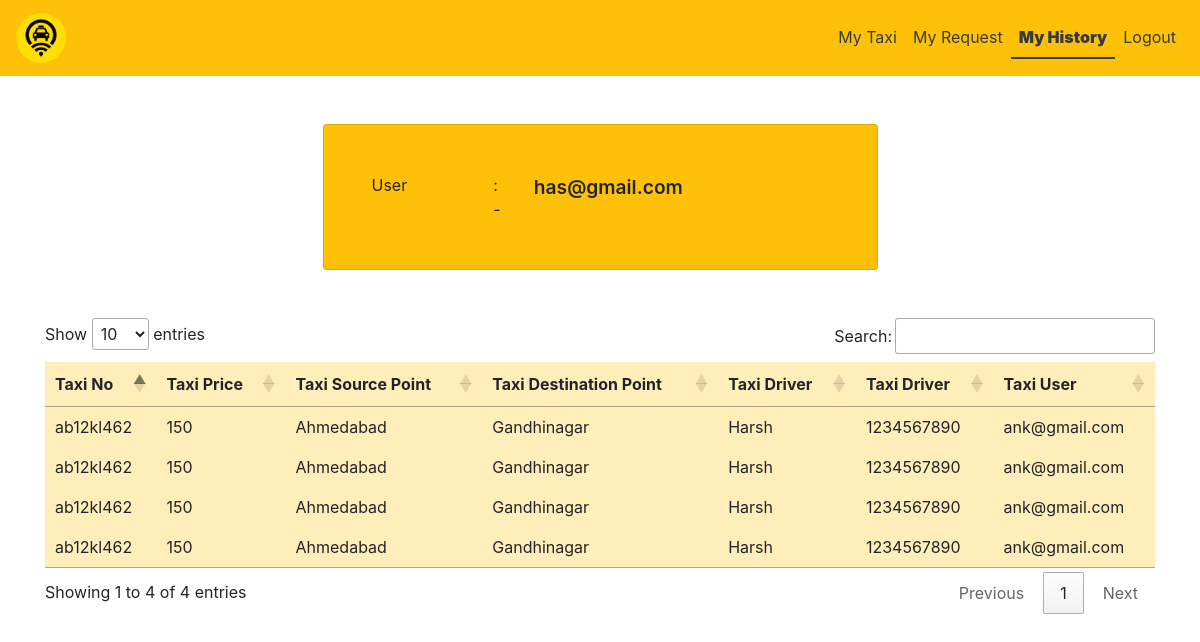
/history/ (signed in), run on the app's committed database.
### app1/models.py (models this page shows, shortened)
class DriverRegisteration(models.Model):
    name=models.CharField(max_length=30,null=True)
    mobile=models.CharField(max_length=30,null=True)
    email=models.EmailField()
    password=models.CharField(max_length=30,null=True)
    badge_number=models.CharField(max_length=20,unique=True,null=True)

class TaxiDetailsHistory(models.Model):
    driver=models.ForeignKey(DriverRegisteration,on_delete=models.CASCADE)
    taxi=models.ForeignKey(TaxiDetails,on_delete=models.CASCADE)
    user=models.ForeignKey(Registeration,on_delete=models.CASCADE)
    booked=models.DateField(auto_now_add=True)

class TaxiDetails(models.Model):
    taxi_no=models.CharField(max_length=15,null=True)
    driver=models.ForeignKey(DriverRegisteration,on_delete=models.CASCADE)
    source=models.CharField(max_length=40,null=True)
    destination=models.CharField(max_length=40,null=True)
    price=models.IntegerField(null=True)
    is_booked=models.BooleanField(default=False)
    is_accepted=models.BooleanField(default=False)

class Registeration(models.Model):
    name=models.CharField(max_length=30,null=True)
    mobile=models.CharField(max_length=30,null=True)
    email=models.EmailField()
    password=models.CharField(max_length=30,null=True)
    city=models.CharField(max_length=40,null=True)
    country=models.CharField(max_length=40,null=True)
    pincode=models.CharField(max_length=30,null=True)
    def __str__(self) -> str:
        return self.email

### app1/views.py (the view)
# urls.py: path('history/',history,name='history'),
def history(request):
    if 'email' in request.session.keys():
        driver=DriverRegisteration.objects.get(email=request.session['email'])
        taxi=TaxiDetailsHistory.objects.filter(driver=driver)
        return render(request,'history.html',{'model':taxi,'user':driver})
    else:
        return redirect('driversignin')

### app1/templates/history.html (shortened to what this page needs)
{% load static %}
<!DOCTYPE html>
<html lang="en">
  <head>
    <link
      rel="stylesheet"
      href="https://cdn.jsdelivr.net/npm/bootstrap@4.6.2/dist/css/bootstrap.min.css" />
    <link
      rel="stylesheet"
      href="https://cdnjs.cloudflare.com/ajax/libs/font-awesome/4.7.0/css/font-awesome.min.css" />
    <link
      rel="stylesheet"
      href="https://cdn.datatables.net/1.13.1/css/jquery.dataTables.min.css" />
  </head>
  <body>
    <nav class="navbar navbar-expand-md bg-warning navbar-light">
      <a class="navbar-brand text-dark" href="/driverapproval/"
        ><img
          src="{% static  'img/logo.png'%}"
          style="border-radius: 50%; height: 50px; width: 50px"
      /></a>
      <div class="collapse navbar-collapse" id="collapsibleNavbar">
        <ul class="navbar-nav ml-auto">
          <li class="nav-item">
            <a class="nav-link text-dark" href="/driver/">My Taxi</a>
          </li>
          <li class="nav-item">
            <a class="nav-link text-dark" href="/driverapproval/">My Request</a>
          </li>
          <li class="nav-item">
            <a class="nav-link text-dark" id="active" href="/history/"
              >My History</a
            >
          </li>
          {% if 'email1' in request.session %}
          <li class="nav-item">
            <a class="nav-link text-dark" href="/logout/">Logout</a>
          </li>
          {% elif 'email' in request.session %}
          <li class="nav-item">
            <a class="nav-link text-dark" href="/driverlogout/">Logout</a>
          </li>
          {% else %}
          <li class="nav-item">
            <a class="nav-link text-dark" href="/logout/">Login</a>
          </li>
          {% endif %}
        </ul>
      </div>
    </nav>
    <div class="container mt-5">
      <div class="card col-md-6 m-auto p-5 bg-warning">
        {% if 'email' in request.session %}
        <div class="row">
          <div class="col-md-3">User</div>
          <div class="col-md-1">:-</div>
          <div class="col-md-8 display">{{ request.session.email }}</div>
        </div>
        {% else %}
        <div></div>
        {% endif %}
      </div>
      <div class="mt-5">
        <table class="table table-warning table-hover table-borderless" id="myTable">
            <thead>
              <tr>
                <th>Taxi No</th>
                <th>Taxi Price</th>
                <th>Taxi Source Point</th>
                <th>Taxi Destination Point</th>
                <th>Taxi Driver</th>
                <th>Taxi Driver</th>
                <th>Taxi User</th>
              </tr>
            </thead>
            <tbody>
              {% for i in model %}
              <tr>
                <td>{{ i.taxi.taxi_no }}</td>
                <td>{{ i.taxi.price }}</td>
                <td>{{ i.taxi.source }}</td>
                <td>{{ i.taxi.destination }}</td>
                <td>{{ i.taxi.driver.name }}</td>
                <td>{{ i.taxi.driver.mobile }}</td>
                <td>{{ i.user }}</td>
              </tr>
              {% endfor %}
            </tbody>
          </table>
      </div>
    </div>
  </body>
</html>

### app1/templates/history.html (style rules this page uses)
#active { font-weight: 900; border-bottom: 2px solid; }
.display { font-size: larger; font-weight: 600; }

### data on the page
DriverRegisteration: session.email "has@gmail.com"
TaxiDetailsHistory: taxi.taxi_no "ab12kl462", taxi.price "150", taxi.source "Ahmedabad", taxi.destination "Gandhinagar", taxi.driver.name "Harsh", taxi.driver.mobile "1234567890", user "ank@gmail.com"
TaxiDetailsHistory: taxi.taxi_no "ab12kl462", taxi.price "150", taxi.source "Ahmedabad", taxi.destination "Gandhinagar", taxi.driver.name "Harsh", taxi.driver.mobile "1234567890", user "ank@gmail.com"
TaxiDetailsHistory: taxi.taxi_no "ab12kl462", taxi.price "150", taxi.source "Ahmedabad", taxi.destination "Gandhinagar", taxi.driver.name "Harsh", taxi.driver.mobile "1234567890", user "ank@gmail.com"
TaxiDetailsHistory: taxi.taxi_no "ab12kl462", taxi.price "150", taxi.source "Ahmedabad", taxi.destination "Gandhinagar", taxi.driver.name "Harsh", taxi.driver.mobile "1234567890", user "ank@gmail.com"
